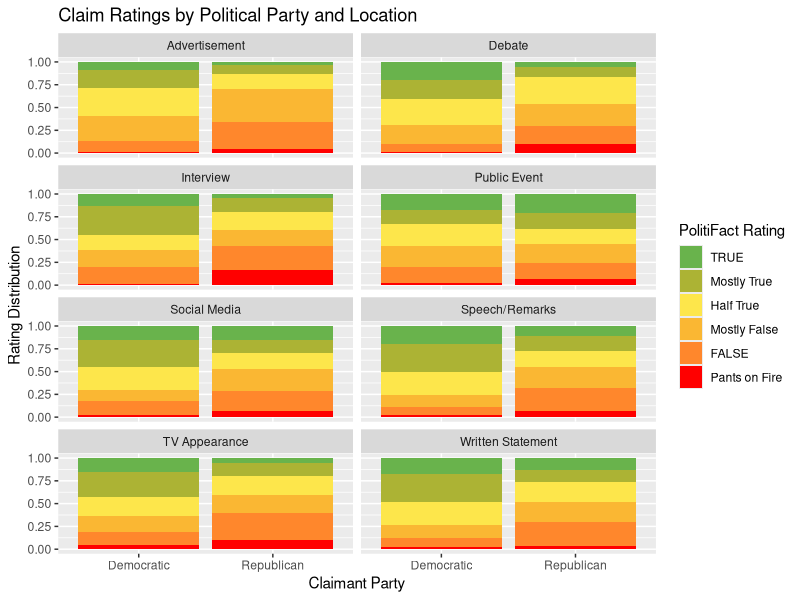
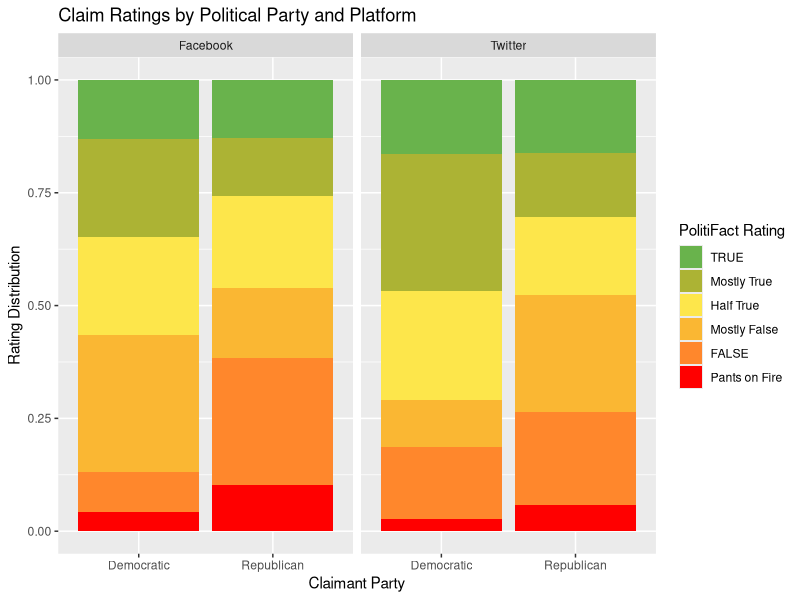
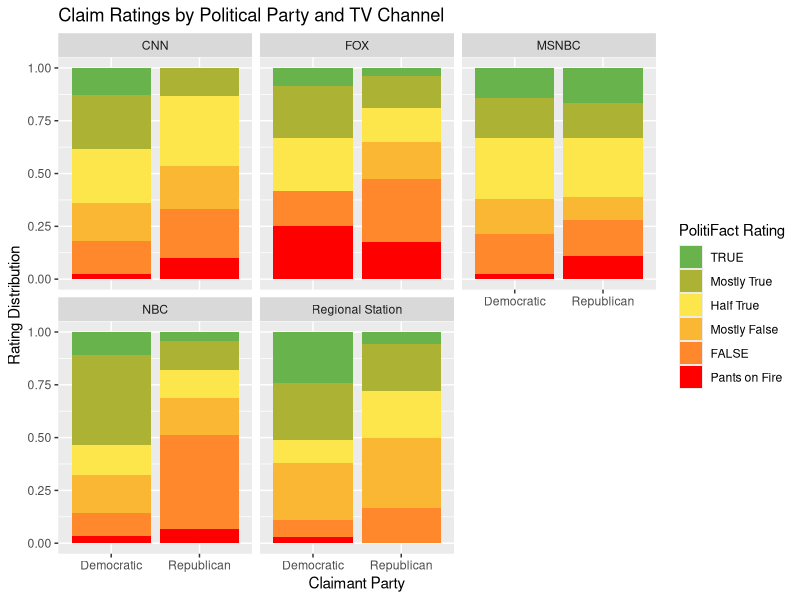

Here is the R script that generated these plots, in order:
## ---- chunk 1
knitr::opts_chunk$set(echo = TRUE)
library(tidyverse)
library(knitr)
## ---- chunk 2
loc_tags <- read.csv("locoflie.csv") %>%
  mutate(textualRating = fct_relevel(textualRating, c("TRUE",
                                                      "Mostly True",
                                                      "Half True",
                                                      "Mostly False",
                                                      "FALSE",
                                                      "Pants on Fire")))

truenesscolors = c("#69B34C", "#ACB334", "#FDE64B", "#FAB733", "#FF872C", "#FF0000")
## ---- chunk 3
loc_tags %>%
  group_by(claimant_party) %>%
  summarise(count = n()) %>%
  kable(caption = "Claims Count by Party")
## ---- chunk 4
loc_tags %>%
  group_by(location) %>%
  summarise(count = n()) %>%
  kable(caption = "Distribution of All Claims by Location")
## ---- chunk 5
loc_tags %>%
  group_by(location, claimant_party) %>%
  summarise(count = n()) %>%
  pivot_wider(names_from = location, values_from = count) %>%
  kable(caption = "Distribution of Claims by Party and Location")
## ---- chunk 6
loc_tags %>%
  ggplot(aes(x = claimant_party, fill = textualRating)) +
  geom_bar(position = "fill") +
  facet_wrap(~ location, ncol = 2) +
  labs(
    x = "Claimant Party",
    y = "Rating Distribution",
    fill = "PolitiFact Rating",
    title = "Claim Ratings by Political Party and Location"
  ) +
  scale_fill_manual(values = truenesscolors)
## ---- chunk 7
loc_tags %>%
  filter(location == "Social Media") %>%
  group_by(location.extra) %>%
  summarise(count = n()) %>%
  kable(caption = "Distribution of Claims by Social Media App")
## ---- chunk 8
loc_tags %>%
  filter(location == "Social Media",
         location.extra == "Twitter" | location.extra == "Facebook") %>%
  ggplot(aes(x = claimant_party, fill = textualRating)) +
  geom_bar(position = "fill") +
  facet_wrap(~ location.extra) +
  labs(
    x = "Claimant Party",
    y = "Rating Distribution",
    fill = "PolitiFact Rating",
    title = "Claim Ratings by Political Party and Platform"
  ) +
  scale_fill_manual(values = truenesscolors)
## ---- chunk 9
numb_tags <- loc_tags %>%
  filter(location == "Social Media",
         location.extra == "Twitter" | location.extra == "Facebook") %>%
  group_by(claimant_party) %>%
  summarize(count = n()) %>%
  pull(count)

loc_tags %>%
  filter(location == "Social Media",
         location.extra == "Twitter" | location.extra == "Facebook") %>%
  group_by(claimant_party) %>%
  summarize(count = n()) %>%
  kable(caption = "Total Claims on Twitter and Facebook")

loc_tags %>%
  filter(location == "Social Media",
         location.extra == "Twitter" | location.extra == "Facebook",
         claimant_party == "Democratic") %>%
  group_by(textualRating) %>%
  summarize(count = n(), proportion = n()/numb_tags[1]) %>%
  kable(caption = "Democrats PolitiFact Rating Proportions on Twitter and Facebook", digits = 3)

loc_tags %>%
  filter(location == "Social Media",
         location.extra == "Twitter" | location.extra == "Facebook",
         claimant_party == "Republican") %>%
  group_by(textualRating) %>%
  summarize(count = n(), proportion = n()/numb_tags[2]) %>%
  kable(caption = "Republicans PolitiFact Rating Proportions on Twitter and Facebook", digits = 3)
## ---- chunk 10
loc_tags %>%
  filter(location == "TV Appearance") %>%
  group_by(location.extra) %>%
  summarise(count = n()) %>%
  kable(caption = "Distribution of TV Appearances")
## ---- chunk 11
loc_tags %>%
  filter(location == "TV Appearance",
           location.extra == "CNN" | 
           location.extra == "FOX" | 
           location.extra == "MSNBC" | 
           location.extra == "NBC" | 
           location.extra == "Regional Station") %>%
  group_by(claimant_party, location.extra) %>%
  summarize(count = n()) %>%
  pivot_wider(names_from = location.extra, values_from = count) %>%
  kable(caption = "Claims made on TV, by Claimant Party")
## ---- chunk 12
loc_tags %>%
  filter(location == "TV Appearance",
         location.extra == "FOX" | 
           location.extra == "CNN" | 
           location.extra == "MSNBC" | 
           location.extra == "NBC" | 
           location.extra == "Regional Station") %>%
  ggplot(aes(x = claimant_party, fill = textualRating)) +
  geom_bar(position = "fill") +
  facet_wrap(~ location.extra) +
  labs(
    x = "Claimant Party",
    y = "Rating Distribution",
    fill = "PolitiFact Rating",
    title = "Claim Ratings by Political Party and TV Channel"
  ) +
  scale_fill_manual(values = truenesscolors)
## ---- chunk 13
loc_tags %>%
   filter(location == "TV Appearance",
         location.extra == "FOX") %>%
  group_by(claimant_party, textualRating) %>%
  summarize(count = n()) %>%
  pivot_wider(names_from = textualRating, values_from = count, values_fill = 0) %>%
  kable(caption = "Claim Distribution on FOX")

loc_tags %>%
   filter(location == "TV Appearance",
         location.extra == "CNN") %>%
  group_by(claimant_party, textualRating) %>%
  summarize(count = n()) %>%
  pivot_wider(names_from = textualRating, values_from = count, values_fill = 0) %>%
  kable(caption = "Claim Distribution on CNN", digits = 3)

loc_tags %>%
   filter(location == "TV Appearance",
         location.extra == "MSNBC") %>%
  group_by(claimant_party, textualRating) %>%
  summarize(count = n()) %>%
  pivot_wider(names_from = textualRating, values_from = count, values_fill = 0) %>%
  kable(caption = "Claim Distribution on MSNBC")

loc_tags %>%
   filter(location == "TV Appearance",
         location.extra == "NBC") %>%
  group_by(claimant_party, textualRating) %>%
  summarize(count = n()) %>%
  pivot_wider(names_from = textualRating, values_from = count, values_fill = 0) %>%
  kable(caption = "Claim Distribution on NBC")

loc_tags %>%
   filter(location == "TV Appearance",
         location.extra == "Regional Station") %>%
  group_by(claimant_party, textualRating) %>%
  summarize(count = n()) %>%
  pivot_wider(names_from = textualRating, values_from = count, values_fill = 0) %>%
  kable(caption = "Claim Distribution on Regional Station")
## ---- chunk 14
# loc_tags %>%
#   filter(location == "Speech/Remarks") %>%
#   group_by(location.extra, claimant_party) %>%
#   summarize(count = n()) %>%
#   pivot_wider(names_from = location.extra, values_from = count, values_fill = 0) %>%
#   kable(caption = "Speech/Remark Distribution by Party")
